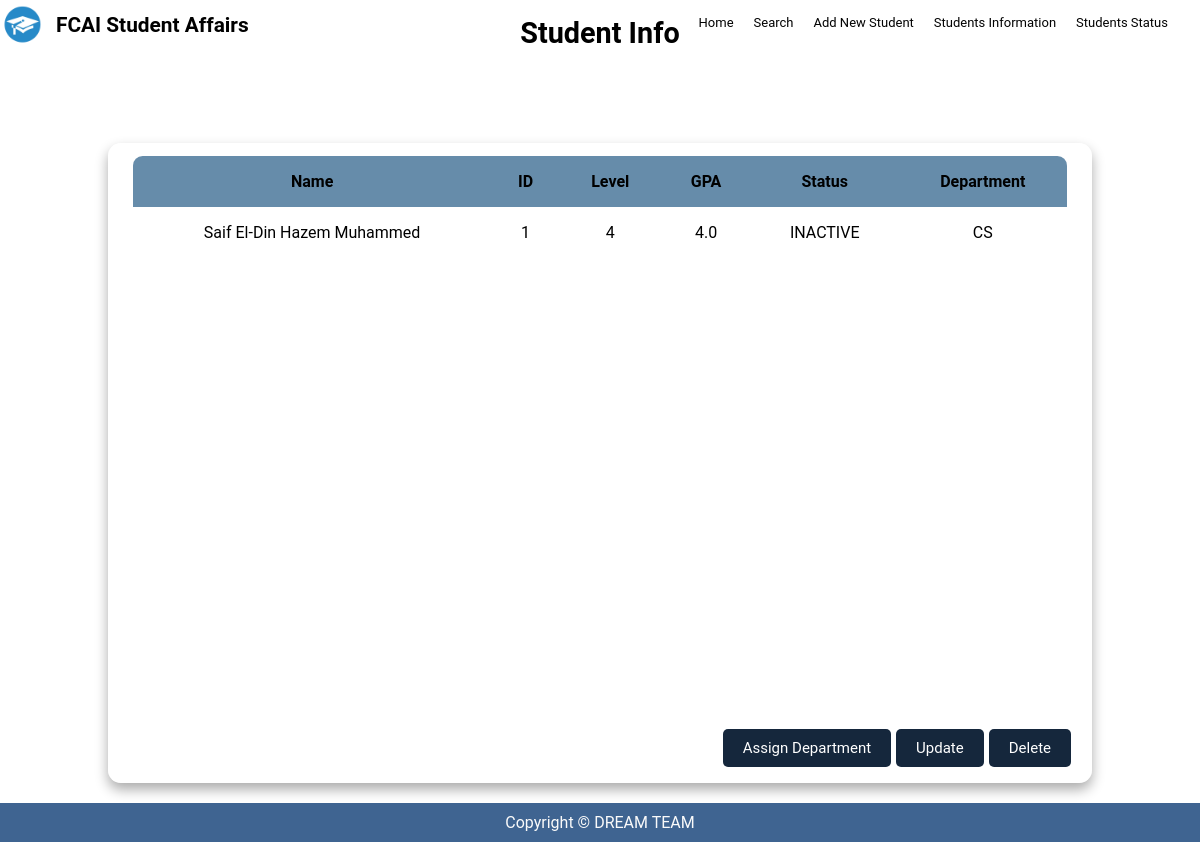
/students/1/, run on an earlier commit of the app's database.
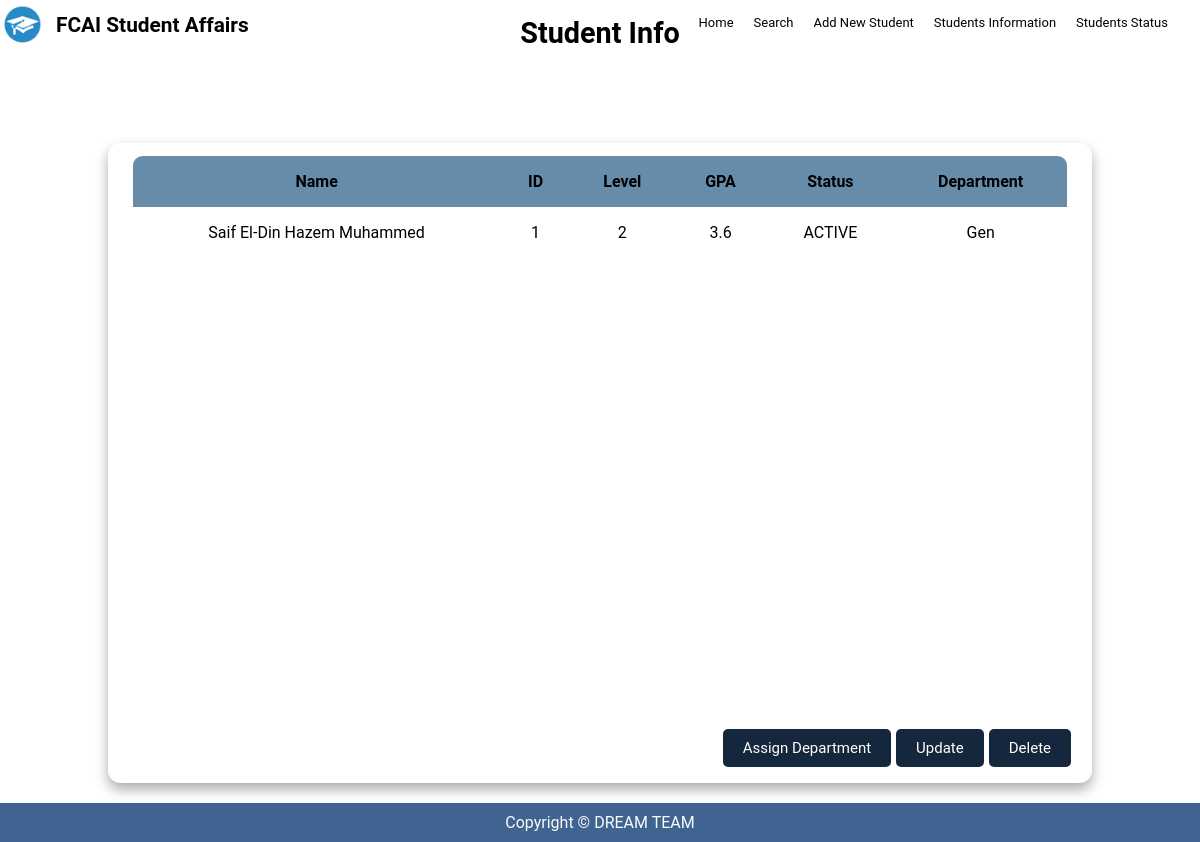
And on a later commit of the database.
### students/models.py (models this page shows, shortened)
class Student(models.Model):
    name = models.CharField(max_length=50)
    status = models.CharField(max_length=25, choices=STATUS)
    birthDate = models.DateField()
    gpa = models.FloatField()
    phoneNumber = models.CharField(max_length=11)
    email = models.EmailField()
    gender = models.CharField(max_length=6, choices=GENDER)
    level = models.IntegerField(choices=LEVEL_CHOICES)
    department = models.CharField(max_length=25, choices=DEPARTMENTS)

### students/views.py (the view)
# urls.py: path('students/<int:id>/', views.student_detail_view, name='studentInfo'),
def student_detail_view(request, id):
    student = get_object_or_404(Student, id=id)
    context = {'student': student}
    return render(request, 'studentInfo.html', context)

### students/templates/studentInfo.html (shortened to what this page needs)
{% extends 'base.html' %}
{% block body %}
    <section class="table__header">
        <h1 class="statusTitle">Student Info</h1>
    </section>
    <br><br><br>
    <div class="allStatusTable">
        <main class="table" id="saifTable">
            <section class="table__body">
                <table>
                    <thead>
                    <tr>
                        <th>Name</th>
                        <th>ID</th>
                        <th>Level</th>
                        <th>GPA</th>
                        <th>Status</th>
                        <th>Department</th>
                    </tr>
                </thead>
                    <tr>
                        <td>{{ student.name }}</td>
                        <td>{{ student.id }}</td>
                        <td>{{ student.level }}</td>
                        <td>{{ student.gpa }}</td>
                        <td>{{ student.status }}</td>
                        <td>{{ student.department }}</td>
                    </tr>
                </table>
        </section>
        <div class="smallBtnArea">
            <a href="{% url 'students:assign-department' student.id %}">
                <input type="button" value="Assign Department" class="Btn">
            </a>
            <a href="{% url 'students:studentUpdateByID' student.id %}"><input type="button" value="Update" onclick="window.location.href='editInfo.html'" class="Btn"></a>
            <a href = "{% url 'students:delete' student.id%}">
                <input type="button" value="Delete" class="Btn" onclick="return confirm('Are you sure you want to delete this item?');">
            </a>
</div>
    </main>
    </div>
{% endblock body %}

What changed in the data, as far as the page shows it:
changed Student "Saif El-Din Hazem Muhammed": level "4" → "2"; gpa "4.0" → "3.6"; status "INACTIVE" → "ACTIVE"; department "CS" → "Gen"
